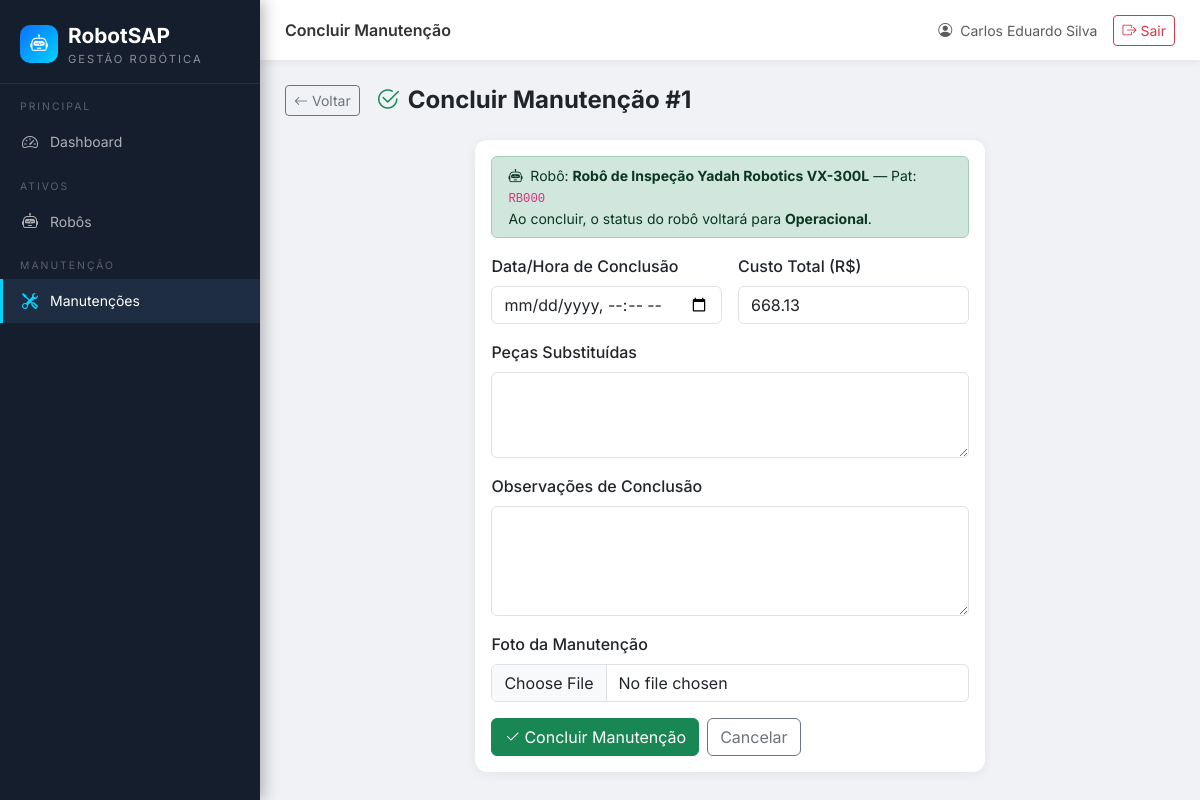
Screenshot of /manutencoes/1/concluir/ (signed in) with the database file from the repository.
### manutencoes/models.py (models this page shows, shortened)
class Manutencao(models.Model):
    TIPO_CHOICES = [
        ('preventiva', 'Preventiva'),
        ('corretiva', 'Corretiva'),
        ('preditiva', 'Preditiva'),
    ]
    STATUS_CHOICES = [
        ('aberta', 'Aberta'),
        ('em_execucao', 'Em execução'),
        ('concluida', 'Concluída'),
        ('cancelada', 'Cancelada'),
    ]
    STATUS_COLORS = {
        'aberta': 'primary',
        'em_execucao': 'warning',
        'concluida': 'success',
        'cancelada': 'danger',
    }
    robo = models.ForeignKey(Robot, on_delete=models.CASCADE, verbose_name='Robô')
    tecnico = models.ForeignKey(
        Tecnico, on_delete=models.SET_NULL, null=True, blank=True,
        verbose_name='Técnico Responsável'
    )
    tipo_manutencao = models.CharField(
        max_length=20, choices=TIPO_CHOICES, verbose_name='Tipo de Manutenção'
    )
    descricao = models.TextField(verbose_name='Descrição do Problema/Serviço')
    data_abertura = models.DateTimeField(auto_now_add=True, verbose_name='Data de Abertura')
    data_execucao = models.DateTimeField(null=True, blank=True, verbose_name='Data de Início da Execução')
    data_conclusao = models.DateTimeField(null=True, blank=True, verbose_name='Data de Conclusão')
    custo = models.DecimalField(max_digits=10, decimal_places=2, null=True, blank=True, verbose_name='Custo (R$)')
    pecas_substituidas = models.TextField(blank=True, verbose_name='Peças Substituídas')
    status = models.CharField(
        max_length=20, choices=STATUS_CHOICES, default='aberta', verbose_name='Status'
    )
    imagem_manutencao = models.ImageField(
        upload_to='manutencoes/imagens/', blank=True, null=True, verbose_name='Foto da Manutenção'
    )
    relatorio = models.FileField(
        upload_to='manutencoes/relatorios/', blank=True, null=True, verbose_name='Relatório'
    )
    observacoes_conclusao = models.TextField(blank=True, verbose_name='Observações de Conclusão')
    class Meta:
        verbose_name = 'Manutenção'
        verbose_name_plural = 'Manutenções'
        ordering = ['-data_abertura']

### robots/models.py (models this page shows, shortened)
class Robot(models.Model):
    STATUS_CHOICES = [
        ('operacional', 'Operacional'),
        ('em_manutencao', 'Em manutenção'),
        ('parado', 'Parado'),
        ('em_inspecao', 'Em inspeção'),
        ('inativo', 'Inativo'),
    ]
    STATUS_COLORS = {
        'operacional': 'success',
        'em_manutencao': 'warning',
        'parado': 'danger',
        'em_inspecao': 'info',
        'inativo': 'secondary',
    }
    nome = models.CharField(max_length=200, verbose_name='Nome do Robô')
    modelo = models.CharField(max_length=200, blank=True, verbose_name='Modelo')
    fabricante = models.CharField(max_length=200, blank=True, verbose_name='Fabricante')
    numero_serie = models.CharField(max_length=100, unique=True, blank=True, null=True, verbose_name='Número de Série (Ativo)')
    patrimonio = models.CharField(max_length=100, blank=True, verbose_name='Patrimônio')
    ano_fabricacao = models.PositiveIntegerField(null=True, blank=True, verbose_name='Ano de Fabricação')
    data_aquisicao = models.DateField(null=True, blank=True, verbose_name='Data de Aquisição')
    localizacao = models.CharField(max_length=300, blank=True, verbose_name='Localização')
    grupo = models.CharField(max_length=100, blank=True, verbose_name='Grupo')
    alocacao = models.CharField(max_length=200, blank=True, verbose_name='Alocação/Cliente')
    status_operacional = models.CharField(
        max_length=20, choices=STATUS_CHOICES, default='operacional',
        verbose_name='Status Operacional'
    )
    observacoes = models.TextField(blank=True, verbose_name='Observações')
    imagem = models.ImageField(upload_to='robots/imagens/', blank=True, null=True, verbose_name='Imagem')
    documento_tecnico = models.FileField(upload_to='robots/documentos/', blank=True, null=True, verbose_name='Documento Técnico')
    criado_em = models.DateTimeField(auto_now_add=True)
    atualizado_em = models.DateTimeField(auto_now=True)
    class Meta:
        verbose_name = 'Robô'
        verbose_name_plural = 'Robôs'
        ordering = ['nome']

### manutencoes/views.py (the view, shortened to what this page needs)
# urls.py: path('<int:pk>/concluir/', views.ManutencaoConcluirView.as_view(), name='concluir'),
class ManutencaoConcluirView(LoginRequiredMixin, UpdateView):
    model = Manutencao
    form_class = ManutencaoConclusaoForm
    template_name = 'manutencoes/manutencao_conclusao.html'
    def dispatch(self, request, *args, **kwargs):
        obj = self.get_object()
        user = request.user
        if not (user.is_staff or user.is_superuser):
            if not (hasattr(user, 'tecnico') and obj.tecnico == user.tecnico):
                messages.error(request, '⛔ Sem permissão para esta ação.')
                return redirect('manutencoes:list')
        return super().dispatch(request, *args, **kwargs)

### manutencoes/forms.py
class ManutencaoConclusaoForm(forms.ModelForm):
    class Meta:
        model = Manutencao
        fields = ['data_conclusao', 'custo', 'pecas_substituidas', 'observacoes_conclusao', 'imagem_manutencao']
        widgets = {
            'data_conclusao': forms.DateTimeInput(
                attrs={'class': 'form-control', 'type': 'datetime-local'}
            ),
            'custo': forms.NumberInput(attrs={'class': 'form-control', 'step': '0.01'}),
            'pecas_substituidas': forms.Textarea(attrs={'class': 'form-control', 'rows': 3}),
            'observacoes_conclusao': forms.Textarea(attrs={'class': 'form-control', 'rows': 4}),
            'imagem_manutencao': forms.FileInput(attrs={'class': 'form-control'}),
        }

### templates/manutencoes/manutencao_conclusao.html (shortened to what this page needs)
{% extends 'base.html' %}
{% block page_title %}Concluir Manutenção{% endblock %}
{% block content %}
<div class="d-flex align-items-center mb-4 gap-3">
    <a href="{% url 'manutencoes:detail' object.pk %}" class="btn btn-outline-secondary btn-sm"><i class="bi bi-arrow-left me-1"></i>Voltar</a>
    <h4 class="mb-0 fw-bold"><i class="bi bi-check2-circle me-2 text-success"></i>Concluir Manutenção #{{ object.pk }}</h4>
</div>
<div class="row justify-content-center">
    <div class="col-md-7">
        <div class="card">
            <div class="card-body">
                <div class="alert alert-success py-2 mb-3 small">
                    <i class="bi bi-robot me-1"></i>
                    Robô: <strong>{{ object.robo.nome }}</strong>
                    {% if object.robo.patrimonio %} — Pat: <code>{{ object.robo.patrimonio }}</code>{% endif %}
                    <br>Ao concluir, o status do robô voltará para <strong>Operacional</strong>.
                </div>
                <form method="post" enctype="multipart/form-data">
                    <div class="row g-3">
                        <div class="col-md-6">
                            <label class="form-label fw-medium">Data/Hora de Conclusão</label>
                            {{ form.data_conclusao }}
                        </div>
                        <div class="col-md-6">
                            <label class="form-label fw-medium">Custo Total (R$)</label>
                            {{ form.custo }}
                        </div>
                        <div class="col-12">
                            <label class="form-label fw-medium">Peças Substituídas</label>
                            {{ form.pecas_substituidas }}
                        </div>
                        <div class="col-12">
                            <label class="form-label fw-medium">Observações de Conclusão</label>
                            {{ form.observacoes_conclusao }}
                        </div>
                        <div class="col-12">
                            <label class="form-label fw-medium">Foto da Manutenção</label>
                            {{ form.imagem_manutencao }}
                        </div>
                    </div>
                    <div class="mt-3 d-flex gap-2">
                        <button type="submit" class="btn btn-success">
                            <i class="bi bi-check2 me-1"></i>Concluir Manutenção
                        </button>
                        <a href="{% url 'manutencoes:detail' object.pk %}" class="btn btn-outline-secondary">Cancelar</a>
                    </div>
                </form>
            </div>
        </div>
    </div>
</div>
{% endblock %}

### templates/base.html (shortened to what this page needs)
<!DOCTYPE html>
<html lang="pt-BR">
<head>
    <link href="https://cdn.jsdelivr.net/npm/bootstrap@5.3.0/dist/css/bootstrap.min.css" rel="stylesheet">
    <link href="https://cdn.jsdelivr.net/npm/bootstrap-icons@1.10.0/font/bootstrap-icons.css" rel="stylesheet">
</head>
<body>
<nav id="sidebar">
    <div class="sidebar-brand d-flex align-items-center">
        <div class="sidebar-logo-icon"><i class="bi bi-robot"></i></div>
        <div>
            <div class="logo-text">RobotSAP</div>
            <div class="logo-sub">Gestão Robótica</div>
        </div>
    </div>
    <ul class="sidebar-nav nav flex-column">
        <li class="nav-section-title">Principal</li>
        <li class="nav-item">
            <a href="{% url 'dashboard:index' %}" class="nav-link {% if request.resolver_match.app_name == 'dashboard' %}active{% endif %}">
                <i class="bi bi-speedometer2"></i> Dashboard
            </a>
        </li>
        <li class="nav-section-title">Ativos</li>
        <li class="nav-item">
            <a href="{% url 'robots:list' %}" class="nav-link {% if request.resolver_match.app_name == 'robots' %}active{% endif %}">
                <i class="bi bi-robot"></i> Robôs
            </a>
        </li>
        <li class="nav-section-title">Manutenção</li>
        <li class="nav-item">
            <a href="{% url 'manutencoes:list' %}" class="nav-link {% if request.resolver_match.app_name == 'manutencoes' %}active{% endif %}">
                <i class="bi bi-tools"></i> Manutenções
            </a>
        </li>
    </ul>
</nav>
<div id="main-content">
    <div id="topbar">
        <div class="d-flex align-items-center gap-3">
            <span class="topbar-title">{% block page_title %}{% endblock %}</span>
        </div>
        <div class="d-flex align-items-center gap-3">
            <span class="text-muted small">
                <i class="bi bi-person-circle me-1"></i>
                {{ request.user.get_full_name|default:request.user.username }}
            </span>
            <form method="post" action="{% url 'usuarios:logout' %}" class="d-inline">
                <button type="submit" class="btn btn-sm btn-outline-danger">
                    <i class="bi bi-box-arrow-right me-1"></i>Sair
                </button>
            </form>
        </div>
    </div>
    <div class="page-content">
        {% block content %}{% endblock %}
    </div>
</div>
</body>
</html>

### templates/base.html (style rules this page uses)
:root { --sidebar-width: 260px; }
* { font-family: 'Inter', sans-serif; }
body { background: #f0f2f5; min-height: 100vh; }
#sidebar { position: fixed; top: 0; left: 0; bottom: 0; width: var(--sidebar-width); background: #151e2d; z-index: 1000; overflow-y: auto; transition: all 0.3s ease; box-shadow: 3px 0 15px rgba(0,0,0,0.3); }
.sidebar-brand { padding: 20px 20px 15px; border-bottom: 1px solid rgba(255,255,255,0.08); }
.sidebar-brand .logo-text { font-size: 1.3rem; font-weight: 700; color: #fff; }
.sidebar-brand .logo-sub { font-size: 0.7rem; color: rgba(255,255,255,0.5); text-transform: uppercase; letter-spacing: 2px; }
.sidebar-logo-icon { width: 38px; height: 38px; background: linear-gradient(135deg, #0d6efd, #00d4ff); border-radius: 10px; display: flex; align-items: center; justify-content: center; font-size: 1.1rem; color: #fff; margin-right: 10px; }
.nav-section-title { font-size: 0.65rem; text-transform: uppercase; letter-spacing: 2px; color: rgba(255,255,255,0.3); padding: 15px 20px 5px; }
.sidebar-nav .nav-item .nav-link { color: rgba(255,255,255,0.65); padding: 10px 20px; display: flex; align-items: center; gap: 10px; transition: all 0.2s; font-size: 0.875rem; }
.sidebar-nav .nav-item .nav-link:hover, .sidebar-nav .nav-item .nav-link.active { color: #fff; background: #1e2d42; border-left: 3px solid #00d4ff; padding-left: 17px; }
.sidebar-nav .nav-item .nav-link i { font-size: 1rem; width: 20px; text-align: center; }
.sidebar-nav .nav-item .nav-link.active i { color: #00d4ff; }
#main-content { margin-left: var(--sidebar-width); min-height: 100vh; }
#topbar { background: #fff; padding: 0 25px; height: 60px; display: flex; align-items: center; justify-content: space-between; box-shadow: 0 2px 8px rgba(0,0,0,0.06); position: sticky; top: 0; z-index: 100; }
.topbar-title { font-weight: 600; font-size: 1rem; color: #333; }
.page-content { padding: 25px; }
.card { border: none; border-radius: 12px; box-shadow: 0 2px 12px rgba(0,0,0,0.06); }

### rows the page displays
Manutencao: pk "1", robo.nome "Robô de Inspeção Yadah Robotics VX-300L", robo.patrimonio "RB000", custo "668.13"

### other values shown
{{ request.user.get_full_name|default:request.user.username }} "Carlos Eduardo Silva"
